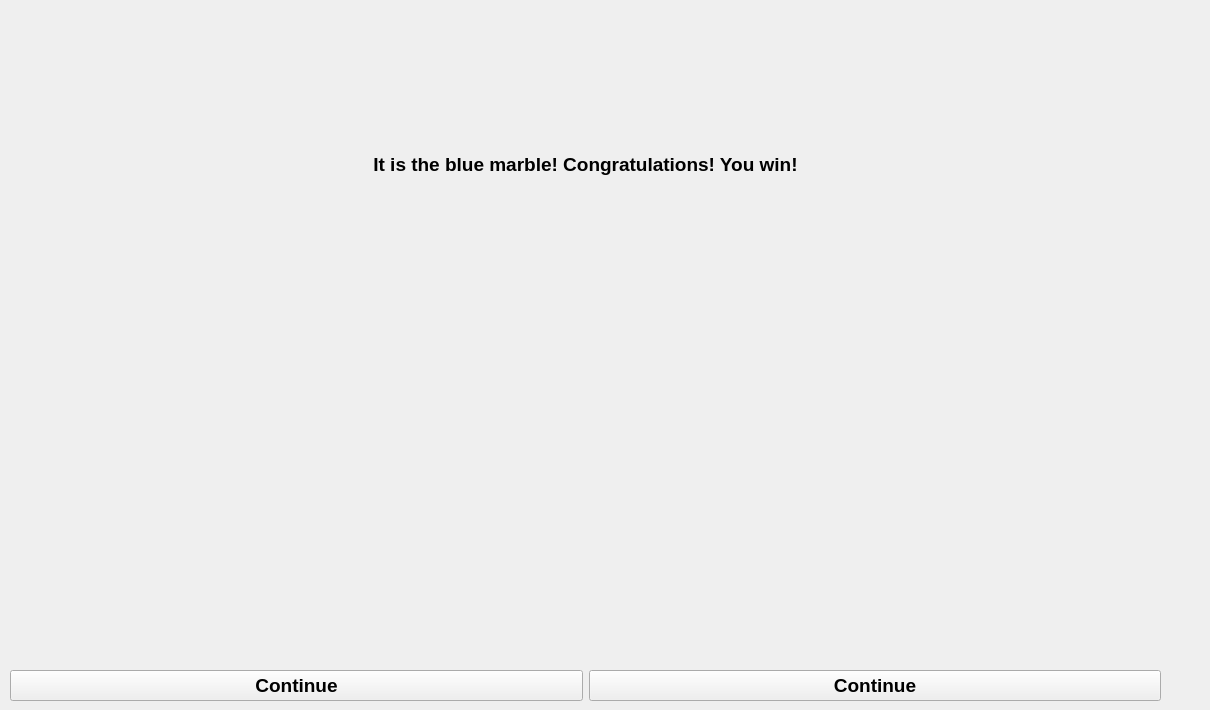
    <widget class="QWidget" name="page_trial_results">
     <widget class="QWidget" name="gridLayoutWidget_3">
      <property name="geometry">
       <rect>
        <x>10</x>
        <y>0</y>
        <width>1151</width>
        <height>701</height>
       </rect>
      </property>
      <layout class="QGridLayout" name="Trial_Result_layout">
       <item row="1" column="0" colspan="2">
        <widget class="QLabel" name="Results_lbl">
         <property name="font">
          <font>
           <family>Arial</family>
           <pointsize>14</pointsize>
           <weight>75</weight>
           <bold>true</bold>
          </font>
         </property>
         <property name="locale">
          <locale language="English" country="UnitedKingdom"/>
         </property>
         <property name="text">
          <string>It is the blue marble! Congratulations! You win!</string>
         </property>
         <property name="alignment">
          <set>Qt::AlignCenter</set>
         </property>
         <property name="wordWrap">
          <bool>true</bool>
         </property>
        </widget>
       </item>
       <item row="2" column="1">
        <widget class="QLabel" name="Result_Urn_B_pic">
         <property name="text">
          <string/>
         </property>
         <property name="pixmap">
          <pixmap>pics/urns_B_masked.png</pixmap>
         </property>
         <property name="alignment">
          <set>Qt::AlignCenter</set>
         </property>
        </widget>
       </item>
       <item row="3" column="1">
        <widget class="QPushButton" name="Choice_B_continue_bn">
         <property name="font">
          <font>
           <family>Arial</family>
           <pointsize>14</pointsize>
           <weight>75</weight>
           <bold>true</bold>
          </font>
         </property>
         <property name="text">
          <string>Continue</string>
         </property>
        </widget>
       </item>
       <item row="2" column="0">
        <widget class="QLabel" name="Result_Urn_A_pic">
         <property name="text">
          <string/>
         </property>
         <property name="pixmap">
          <pixmap>pics/urns_A_masked.png</pixmap>
         </property>
         <property name="alignment">
          <set>Qt::AlignCenter</set>
         </property>
        </widget>
       </item>
       <item row="3" column="0">
        <widget class="QPushButton" name="Choice_A_continue_bn">
         <property name="font">
          <font>
           <family>Arial</family>
           <pointsize>14</pointsize>
           <weight>75</weight>
           <bold>true</bold>
          </font>
         </property>
         <property name="text">
          <string>Continue</string>
         </property>
        </widget>
       </item>
      </layout>
     </widget>
     <widget class="QLabel" name="Result_A_blue_marble_pic">
      <property name="geometry">
       <rect>
        <x>1170</x>
        <y>390</y>
        <width>31</width>
        <height>31</height>
       </rect>
      </property>
      <property name="text">
       <string/>
      </property>
      <property name="pixmap">
       <pixmap>pics/blue_marble.png</pixmap>
      </property>
     </widget>
     <widget class="QLabel" name="Result_A_red_marble_pic">
      <property name="geometry">
       <rect>
        <x>1170</x>
        <y>470</y>
        <width>31</width>
        <height>31</height>
       </rect>
      </property>
      <property name="text">
       <string/>
      </property>
      <property name="pixmap">
       <pixmap>pics/red_marble.png</pixmap>
      </property>
     </widget>
     <widget class="QLabel" name="Result_B_blue_marble_pic">
      <property name="geometry">
       <rect>
        <x>1170</x>
        <y>430</y>
        <width>31</width>
        <height>31</height>
       </rect>
      </property>
      <property name="text">
       <string/>
      </property>
      <property name="pixmap">
       <pixmap>pics/blue_marble.png</pixmap>
      </property>
     </widget>
     <widget class="QLabel" name="Result_B_red_marble_pic">
      <property name="geometry">
       <rect>
        <x>1170</x>
        <y>510</y>
        <width>31</width>
        <height>31</height>
       </rect>
      </property>
      <property name="text">
       <string/>
      </property>
      <property name="pixmap">
       <pixmap>pics/red_marble.png</pixmap>
      </property>
     </widget>
     <zorder>Result_A_blue_marble_pic</zorder>
     <zorder>Result_A_red_marble_pic</zorder>
     <zorder>Result_B_blue_marble_pic</zorder>
     <zorder>Result_B_red_marble_pic</zorder>
     <zorder>gridLayoutWidget_3</zorder>
    </widget>
